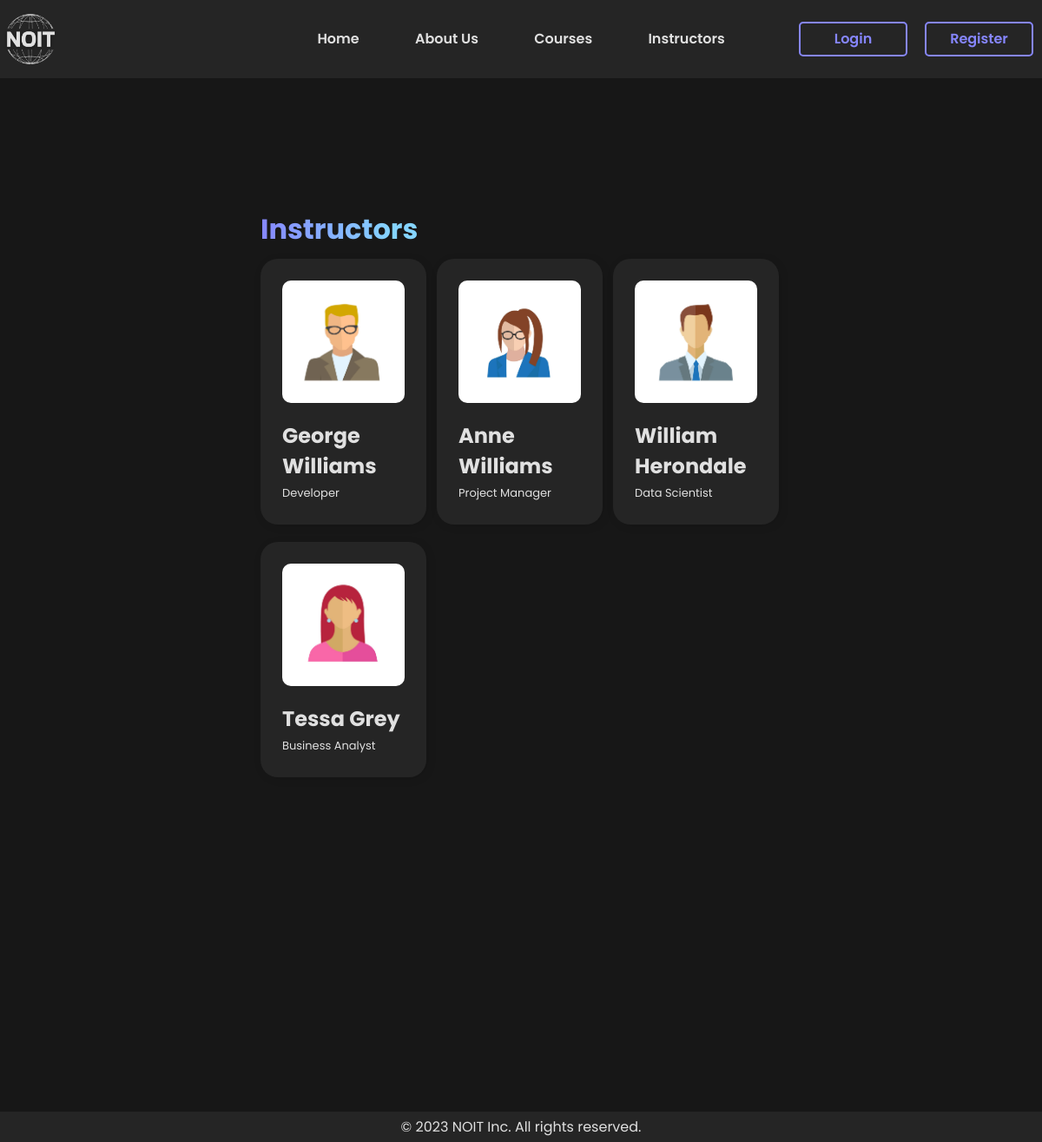
The app's page /instructors.php with its own data.
### tables this page shows
CREATE TABLE `instructor` (
  `InstructorId` int(11) NOT NULL,
  `Company` varchar(64) NOT NULL,
  `Profession` varchar(64) NOT NULL,
  `DateHired` date NOT NULL DEFAULT current_timestamp()
);

CREATE TABLE `user` (
  `Id` int(11) NOT NULL,
  `Role` enum('Provider','Instructor','Student') NOT NULL,
  `Name` varchar(255) NOT NULL,
  `Email` varchar(255) NOT NULL,
  `Password` varchar(255) NOT NULL,
  `ProfilePicture` varchar(255) NOT NULL
);

### inc/functions.inc.php (the view, shortened to what this page needs)
<?php
    function instructor($instructor)
    {
        $instructorName = $instructor['Name'];
        $instructorProfession = $instructor['Profession'];
        $instructorPic = $instructor['ProfilePicture'];
        echo "
                <div class=\"card instructor three\">
                    <img src=\"uploads/$instructorPic\" alt=\"\" class=\"profile-pic\">
                    <div>
                        <h2>$instructorName</h2>
                        <p><small>$instructorProfession</small></p>
                    </div>
                </div>
        ";
    }
?>

### instructors.php (shortened to what this page needs)
<?php
    include("inc/connection.inc.php");
    include("inc/functions.inc.php");
?>
<!DOCTYPE html>
<html lang="en">
<head>
    <link rel="stylesheet" href="css/style.css">
</head>
<body>
    <?php include("inc/header.inc.php"); ?>
    <main>
        <div class="card-main">
            <h1 class="title">Instructors</h1>
            <?php
                $instructors = $con->prepare(
                    "SELECT *
                     FROM Instructor
                     JOIN User ON InstructorId = User.Id");
                $instructors->execute();
                if ($instructors->rowCount() > 0)
                {
                    echo "<div class=\"short\">";
                    while ($instructor = $instructors->fetch(PDO::FETCH_ASSOC))
                    {
                        instructor($instructor);
                    }
                    echo "</div>";
                }
                else
                {
                    sorry("We couldn't find any instructors yet.", $gap=false);
                }
            ?>
        </div>
    </main>
<?php include("inc/footer.inc.php") ?>
</body>
</html>

### css/style.css (style rules this page uses)
* { padding: 0; margin: 0; box-sizing: border-box; font-family: 'Poppins', sans-serif; }
p { color: #e0e0e0 }
body { background-color: #171717; color: #e0e0e0; }
small { font-weight: normal; font-size: small; }
.card { background-color: #252525; display: flex; flex-direction: column; padding: 25px 25px; border-radius: 20px; box-shadow: 2px, 2px, 13px, -4px rgba(0, 0, 0, 0.21); -webkit-box-shadow: 2px 2px 13px -4px rgba(0, 0, 0, 0.21); }
main { display: flex; align-items: center; justify-content: center; }
.card-main { margin-bottom: 100px; display: flex; flex-direction: column; width: 50%; overflow-wrap: break-word; }
.card-main .short { display: flex; flex-direction: row; flex-wrap: wrap; justify-content: flex-start; margin-top: 10px; margin-bottom: 300px; }
.short .card { margin-bottom: 20px; width: 100%; }
.short .three { width: calc(100%/3 - 1.5%); }
.short .three:not(:nth-child(3n)) { margin-right: 2%; }
.title { padding-top: 150px; background: linear-gradient(90deg, rgba(134,135,255,1) 0%, rgba(133,212,255,1) 25%); background-clip: text; -webkit-background-clip: text; -webkit-text-fill-color: transparent; }
.instructor { gap: 20px; }
.instructor .profile-pic { aspect-ratio: 1; width: 100%; border-radius: 10px; object-fit: cover; }

### records on screen
instructor: InstructorId.ProfilePicture (picture), InstructorId.Name "George Williams", Profession "Developer"
instructor: InstructorId.ProfilePicture (picture), InstructorId.Name "Anne Williams", Profession "Project Manager"
instructor: InstructorId.ProfilePicture (picture), InstructorId.Name "William Herondale", Profession "Data Scientist"
instructor: InstructorId.ProfilePicture (picture), InstructorId.Name "Tessa Grey", Profession "Business Analyst"
